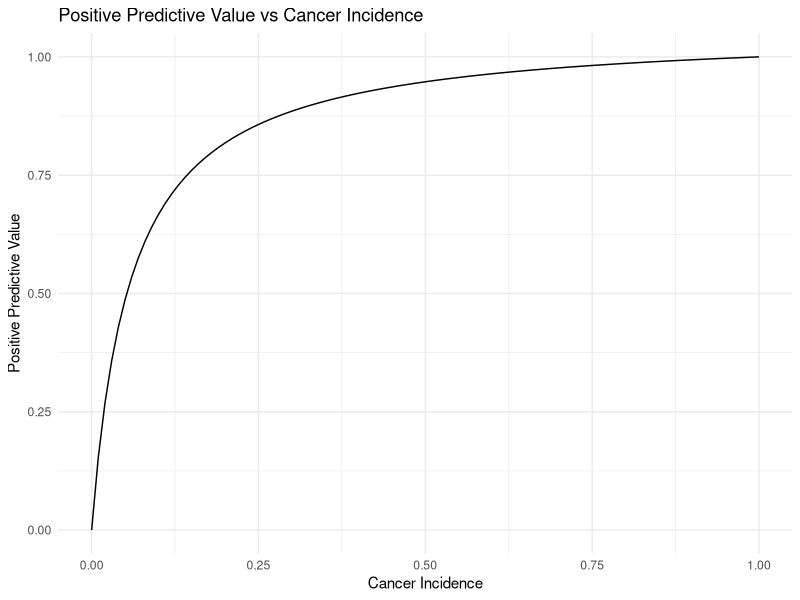

Write the R code that produced this figure.
## ---- chunk 1

library(ggplot2)

tp <- .9 
tn <- .95
p_values <- seq(0, 1, by=0.01)

ppv_values = (p_values * tp) / (p_values * tp + (1 - p_values) * (1 - tn))

df <- data.frame(Cancer_Incidence = p_values, Positive_Predictive_Value = ppv_values)

ggplot(df, aes(x = Cancer_Incidence, y = Positive_Predictive_Value)) +
  geom_line() +
  labs(title = 'Positive Predictive Value vs Cancer Incidence',
       x = 'Cancer Incidence',
       y = 'Positive Predictive Value') +
  theme_minimal()
